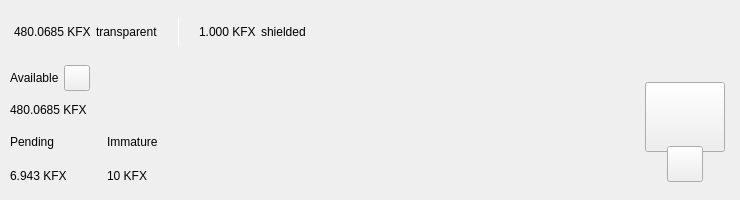
<?xml version="1.0" encoding="UTF-8"?>
<ui version="4.0">
 <class>TopBar</class>
 <widget class="QWidget" name="TopBar">
  <property name="geometry">
   <rect>
    <x>0</x>
    <y>0</y>
    <width>734</width>
    <height>200</height>
   </rect>
  </property>
  <property name="minimumSize">
   <size>
    <width>0</width>
    <height>200</height>
   </size>
  </property>
  <property name="maximumSize">
   <size>
    <width>16777215</width>
    <height>200</height>
   </size>
  </property>
  <property name="windowTitle">
   <string>Form</string>
  </property>
  <layout class="QVBoxLayout" name="verticalLayout_10" stretch="0">
   <property name="spacing">
    <number>0</number>
   </property>
   <property name="leftMargin">
    <number>0</number>
   </property>
   <property name="topMargin">
    <number>0</number>
   </property>
   <property name="rightMargin">
    <number>0</number>
   </property>
   <property name="bottomMargin">
    <number>0</number>
   </property>
   <item>
    <widget class="PFBorderImage" name="containerTop">
     <layout class="QVBoxLayout" name="verticalLayout_11">
      <property name="spacing">
       <number>0</number>
      </property>
      <property name="leftMargin">
       <number>0</number>
      </property>
      <property name="topMargin">
       <number>0</number>
      </property>
      <property name="rightMargin">
       <number>0</number>
      </property>
      <property name="bottomMargin">
       <number>0</number>
      </property>
      <item>
       <widget class="QWidget" name="top_container_2" native="true">
        <property name="minimumSize">
         <size>
          <width>0</width>
          <height>65</height>
         </size>
        </property>
        <layout class="QHBoxLayout" name="top_container">
         <property name="spacing">
          <number>0</number>
         </property>
         <property name="leftMargin">
          <number>14</number>
         </property>
         <property name="topMargin">
          <number>0</number>
         </property>
         <property name="rightMargin">
          <number>14</number>
         </property>
         <property name="bottomMargin">
          <number>0</number>
         </property>
         <item alignment="Qt::AlignVCenter">
          <widget class="QWidget" name="widgetTopAmount" native="true">
           <property name="sizePolicy">
            <sizepolicy hsizetype="Preferred" vsizetype="Maximum">
             <horstretch>0</horstretch>
             <verstretch>0</verstretch>
            </sizepolicy>
           </property>
           <layout class="QHBoxLayout" name="horizontalLayout_5">
            <property name="spacing">
             <number>5</number>
            </property>
            <property name="leftMargin">
             <number>0</number>
            </property>
            <property name="topMargin">
             <number>0</number>
            </property>
            <property name="rightMargin">
             <number>0</number>
            </property>
            <property name="bottomMargin">
             <number>0</number>
            </property>
            <item alignment="Qt::AlignTop">
             <widget class="QLabel" name="labelAmountTopKnoxFS">
              <property name="minimumSize">
               <size>
                <width>0</width>
                <height>36</height>
               </size>
              </property>
              <property name="styleSheet">
               <string notr="true">padding:0px;margin:0px;</string>
              </property>
              <property name="text">
               <string notr="true">480.0685 KFX</string>
              </property>
             </widget>
            </item>
            <item>
             <widget class="QLabel" name="labelTrans">
              <property name="text">
               <string>transparent</string>
              </property>
             </widget>
            </item>
            <item>
             <spacer name="horizontalSpacer_11">
              <property name="orientation">
               <enum>Qt::Horizontal</enum>
              </property>
              <property name="sizeType">
               <enum>QSizePolicy::Fixed</enum>
              </property>
              <property name="sizeHint" stdset="0">
               <size>
                <width>15</width>
                <height>20</height>
               </size>
              </property>
             </spacer>
            </item>
            <item alignment="Qt::AlignVCenter">
             <widget class="QLabel" name="typeSpacerTop">
              <property name="minimumSize">
               <size>
                <width>1</width>
                <height>30</height>
               </size>
              </property>
              <property name="maximumSize">
               <size>
                <width>1</width>
                <height>30</height>
               </size>
              </property>
              <property name="styleSheet">
               <string notr="true">background-color:white;
padding:0px;
border:none;</string>
              </property>
              <property name="text">
               <string/>
              </property>
             </widget>
            </item>
            <item>
             <spacer name="horizontalSpacer_12">
              <property name="orientation">
               <enum>Qt::Horizontal</enum>
              </property>
              <property name="sizeType">
               <enum>QSizePolicy::Fixed</enum>
              </property>
              <property name="sizeHint" stdset="0">
               <size>
                <width>15</width>
                <height>20</height>
               </size>
              </property>
             </spacer>
            </item>
            <item alignment="Qt::AlignTop">
             <widget class="QLabel" name="labelAmountTopShieldedKnoxFS">
              <property name="minimumSize">
               <size>
                <width>0</width>
                <height>36</height>
               </size>
              </property>
              <property name="text">
               <string notr="true">1.000 KFX</string>
              </property>
             </widget>
            </item>
            <item>
             <widget class="QLabel" name="labelShield">
              <property name="text">
               <string>shielded</string>
              </property>
             </widget>
            </item>
           </layout>
          </widget>
         </item>
         <item>
          <spacer name="horizontalSpacer">
           <property name="orientation">
            <enum>Qt::Horizontal</enum>
           </property>
           <property name="sizeHint" stdset="0">
            <size>
             <width>40</width>
             <height>20</height>
            </size>
           </property>
          </spacer>
         </item>
         <item>
          <layout class="QHBoxLayout" name="horizontalLayout_4">
           <property name="spacing">
            <number>12</number>
           </property>
           <property name="rightMargin">
            <number>0</number>
           </property>
           <item alignment="Qt::AlignRight">
            <widget class="QWidget" name="layoutSync" native="true">
             <property name="minimumSize">
              <size>
               <width>0</width>
               <height>36</height>
              </size>
             </property>
             <property name="maximumSize">
              <size>
               <width>16777215</width>
               <height>36</height>
              </size>
             </property>
             <layout class="QVBoxLayout" name="verticalLayout_9">
              <property name="leftMargin">
               <number>0</number>
              </property>
              <property name="topMargin">
               <number>0</number>
              </property>
              <property name="rightMargin">
               <number>0</number>
              </property>
              <property name="bottomMargin">
               <number>0</number>
              </property>
              <item>
               <widget class="ExpandableButton" name="pushButtonSync" native="true">
                <property name="minimumSize">
                 <size>
                  <width>36</width>
                  <height>36</height>
                 </size>
                </property>
                <property name="maximumSize">
                 <size>
                  <width>16777215</width>
                  <height>36</height>
                 </size>
                </property>
               </widget>
              </item>
             </layout>
            </widget>
           </item>
           <item>
            <widget class="ExpandableButton" name="pushButtonHDUpgrade" native="true">
             <property name="minimumSize">
              <size>
               <width>36</width>
               <height>36</height>
              </size>
             </property>
            </widget>
           </item>
           <item>
            <widget class="ExpandableButton" name="pushButtonStack" native="true">
             <property name="minimumSize">
              <size>
               <width>36</width>
               <height>36</height>
              </size>
             </property>
            </widget>
           </item>
           <item>
            <widget class="ExpandableButton" name="pushButtonColdStaking" native="true">
             <property name="minimumSize">
              <size>
               <width>36</width>
               <height>36</height>
              </size>
             </property>
            </widget>
           </item>
           <item>
            <widget class="ExpandableButton" name="pushButtonConnection" native="true">
             <property name="minimumSize">
              <size>
               <width>36</width>
               <height>36</height>
              </size>
             </property>
            </widget>
           </item>
           <item>
            <widget class="ExpandableButton" name="pushButtonTor" native="true">
             <property name="minimumSize">
              <size>
               <width>36</width>
               <height>36</height>
              </size>
             </property>
            </widget>
           </item>
           <item>
            <widget class="ExpandableButton" name="pushButtonLock" native="true">
             <property name="sizePolicy">
              <sizepolicy hsizetype="Expanding" vsizetype="Expanding">
               <horstretch>0</horstretch>
               <verstretch>0</verstretch>
              </sizepolicy>
             </property>
             <property name="minimumSize">
              <size>
               <width>36</width>
               <height>0</height>
              </size>
             </property>
            </widget>
           </item>
           <item>
            <widget class="ExpandableButton" name="pushButtonTheme" native="true">
             <property name="minimumSize">
              <size>
               <width>36</width>
               <height>36</height>
              </size>
             </property>
             <property name="maximumSize">
              <size>
               <width>16777215</width>
               <height>36</height>
              </size>
             </property>
            </widget>
           </item>
           <item>
            <widget class="ExpandableButton" name="pushButtonFAQ" native="true">
             <property name="minimumSize">
              <size>
               <width>36</width>
               <height>36</height>
              </size>
             </property>
            </widget>
           </item>
          </layout>
         </item>
        </layout>
       </widget>
      </item>
      <item>
       <widget class="QWidget" name="bottom_container" native="true">
        <property name="minimumSize">
         <size>
          <width>0</width>
          <height>135</height>
         </size>
        </property>
        <layout class="QHBoxLayout" name="botton_container">
         <property name="leftMargin">
          <number>10</number>
         </property>
         <property name="topMargin">
          <number>0</number>
         </property>
         <property name="rightMargin">
          <number>10</number>
         </property>
         <property name="bottomMargin">
          <number>10</number>
         </property>
         <item>
          <layout class="QVBoxLayout" name="verticalLayout_7">
           <property name="spacing">
            <number>0</number>
           </property>
           <property name="leftMargin">
            <number>0</number>
           </property>
           <property name="rightMargin">
            <number>30</number>
           </property>
           <item>
            <layout class="QVBoxLayout" name="verticalLayout_2">
             <item>
              <layout class="QHBoxLayout" name="horizontalLayoutContainerAvailable">
               <property name="spacing">
                <number>5</number>
               </property>
               <item>
                <widget class="QLabel" name="labelTitle1">
                 <property name="text">
                  <string>Available</string>
                 </property>
                </widget>
               </item>
               <item>
                <widget class="QPushButton" name="pushButtonBalanceInfo">
                 <property name="minimumSize">
                  <size>
                   <width>26</width>
                   <height>26</height>
                  </size>
                 </property>
                 <property name="maximumSize">
                  <size>
                   <width>26</width>
                   <height>26</height>
                  </size>
                 </property>
                 <property name="mouseTracking">
                  <bool>true</bool>
                 </property>
                 <property name="focusPolicy">
                  <enum>Qt::NoFocus</enum>
                 </property>
                 <property name="text">
                  <string notr="true"/>
                 </property>
                 <property name="iconSize">
                  <size>
                   <width>24</width>
                   <height>24</height>
                  </size>
                 </property>
                 <property name="shortcut">
                  <string notr="true"/>
                 </property>
                </widget>
               </item>
               <item>
                <spacer name="horizontalSpacer_4">
                 <property name="orientation">
                  <enum>Qt::Horizontal</enum>
                 </property>
                 <property name="sizeType">
                  <enum>QSizePolicy::MinimumExpanding</enum>
                 </property>
                 <property name="sizeHint" stdset="0">
                  <size>
                   <width>20</width>
                   <height>20</height>
                  </size>
                 </property>
                </spacer>
               </item>
              </layout>
             </item>
             <item>
              <widget class="QLabel" name="labelAmountKnoxFS">
               <property name="text">
                <string notr="true">480.0685 KFX</string>
               </property>
              </widget>
             </item>
            </layout>
           </item>
           <item>
            <widget class="QWidget" name="container_imm_pend" native="true">
             <layout class="QHBoxLayout" name="horizontalLayout_2">
              <property name="spacing">
               <number>0</number>
              </property>
              <property name="leftMargin">
               <number>0</number>
              </property>
              <property name="topMargin">
               <number>0</number>
              </property>
              <property name="rightMargin">
               <number>0</number>
              </property>
              <property name="bottomMargin">
               <number>0</number>
              </property>
              <item alignment="Qt::AlignLeft">
               <widget class="QWidget" name="container_pending" native="true">
                <property name="sizePolicy">
                 <sizepolicy hsizetype="Minimum" vsizetype="Preferred">
                  <horstretch>0</horstretch>
                  <verstretch>0</verstretch>
                 </sizepolicy>
                </property>
                <layout class="QVBoxLayout" name="verticalLayout_3">
                 <property name="leftMargin">
                  <number>0</number>
                 </property>
                 <property name="topMargin">
                  <number>0</number>
                 </property>
                 <property name="rightMargin">
                  <number>0</number>
                 </property>
                 <property name="bottomMargin">
                  <number>0</number>
                 </property>
                 <item>
                  <widget class="QLabel" name="labelTitle3">
                   <property name="text">
                    <string>Pending</string>
                   </property>
                  </widget>
                 </item>
                 <item>
                  <widget class="QLabel" name="labelPendingKnoxFS">
                   <property name="text">
                    <string notr="true">6.943 KFX</string>
                   </property>
                  </widget>
                 </item>
                </layout>
               </widget>
              </item>
              <item>
               <spacer name="horizontalSpacer_3">
                <property name="orientation">
                 <enum>Qt::Horizontal</enum>
                </property>
                <property name="sizeType">
                 <enum>QSizePolicy::Fixed</enum>
                </property>
                <property name="sizeHint" stdset="0">
                 <size>
                  <width>40</width>
                  <height>20</height>
                 </size>
                </property>
               </spacer>
              </item>
              <item alignment="Qt::AlignLeft">
               <widget class="QWidget" name="container_immature" native="true">
                <property name="sizePolicy">
                 <sizepolicy hsizetype="Minimum" vsizetype="Preferred">
                  <horstretch>0</horstretch>
                  <verstretch>0</verstretch>
                 </sizepolicy>
                </property>
                <layout class="QVBoxLayout" name="verticalLayout_4">
                 <property name="leftMargin">
                  <number>0</number>
                 </property>
                 <property name="topMargin">
                  <number>0</number>
                 </property>
                 <property name="rightMargin">
                  <number>0</number>
                 </property>
                 <property name="bottomMargin">
                  <number>0</number>
                 </property>
                 <item>
                  <widget class="QLabel" name="labelTitle4">
                   <property name="text">
                    <string>Immature</string>
                   </property>
                  </widget>
                 </item>
                 <item>
                  <widget class="QLabel" name="labelImmatureKnoxFS">
                   <property name="text">
                    <string notr="true">10 KFX</string>
                   </property>
                  </widget>
                 </item>
                </layout>
               </widget>
              </item>
              <item>
               <spacer name="horizontalSpacer_5">
                <property name="orientation">
                 <enum>Qt::Horizontal</enum>
                </property>
                <property name="sizeHint" stdset="0">
                 <size>
                  <width>40</width>
                  <height>20</height>
                 </size>
                </property>
               </spacer>
              </item>
             </layout>
            </widget>
           </item>
          </layout>
         </item>
         <item>
          <spacer name="horizontalSpacer_2">
           <property name="orientation">
            <enum>Qt::Horizontal</enum>
           </property>
           <property name="sizeHint" stdset="0">
            <size>
             <width>40</width>
             <height>20</height>
            </size>
           </property>
          </spacer>
         </item>
         <item alignment="Qt::AlignHCenter|Qt::AlignVCenter">
          <widget class="QWidget" name="qrContainer" native="true">
           <property name="sizePolicy">
            <sizepolicy hsizetype="Preferred" vsizetype="Minimum">
             <horstretch>0</horstretch>
             <verstretch>0</verstretch>
            </sizepolicy>
           </property>
           <property name="minimumSize">
            <size>
             <width>90</width>
             <height>110</height>
            </size>
           </property>
           <property name="maximumSize">
            <size>
             <width>90</width>
             <height>110</height>
            </size>
           </property>
           <layout class="QVBoxLayout" name="containerQR">
            <property name="spacing">
             <number>0</number>
            </property>
            <property name="leftMargin">
             <number>5</number>
            </property>
            <property name="topMargin">
             <number>10</number>
            </property>
            <property name="rightMargin">
             <number>5</number>
            </property>
            <property name="bottomMargin">
             <number>0</number>
            </property>
            <item>
             <widget class="QPushButton" name="btnQr">
              <property name="minimumSize">
               <size>
                <width>70</width>
                <height>70</height>
               </size>
              </property>
              <property name="maximumSize">
               <size>
                <width>16777215</width>
                <height>70</height>
               </size>
              </property>
              <property name="focusPolicy">
               <enum>Qt::NoFocus</enum>
              </property>
              <property name="text">
               <string/>
              </property>
              <property name="iconSize">
               <size>
                <width>70</width>
                <height>70</height>
               </size>
              </property>
             </widget>
            </item>
            <item>
             <spacer name="verticalSpacer">
              <property name="orientation">
               <enum>Qt::Vertical</enum>
              </property>
              <property name="sizeType">
               <enum>QSizePolicy::Fixed</enum>
              </property>
              <property name="sizeHint" stdset="0">
               <size>
                <width>20</width>
                <height>20</height>
               </size>
              </property>
             </spacer>
            </item>
            <item alignment="Qt::AlignHCenter|Qt::AlignBottom">
             <widget class="QPushButton" name="pushButtonQR">
              <property name="minimumSize">
               <size>
                <width>36</width>
                <height>36</height>
               </size>
              </property>
              <property name="maximumSize">
               <size>
                <width>36</width>
                <height>36</height>
               </size>
              </property>
              <property name="focusPolicy">
               <enum>Qt::NoFocus</enum>
              </property>
              <property name="text">
               <string/>
              </property>
             </widget>
            </item>
           </layout>
          </widget>
         </item>
        </layout>
       </widget>
      </item>
     </layout>
    </widget>
   </item>
  </layout>
 </widget>
 <customwidgets>
  <customwidget>
   <class>ExpandableButton</class>
   <extends>QWidget</extends>
   <header>qt/knoxfs/expandablebutton.h</header>
   <container>1</container>
  </customwidget>
  <customwidget>
   <class>PFBorderImage</class>
   <extends>QFrame</extends>
   <header>qt/knoxfs/pfborderimage.h</header>
   <container>1</container>
  </customwidget>
 </customwidgets>
 <resources/>
 <connections/>
</ui>
